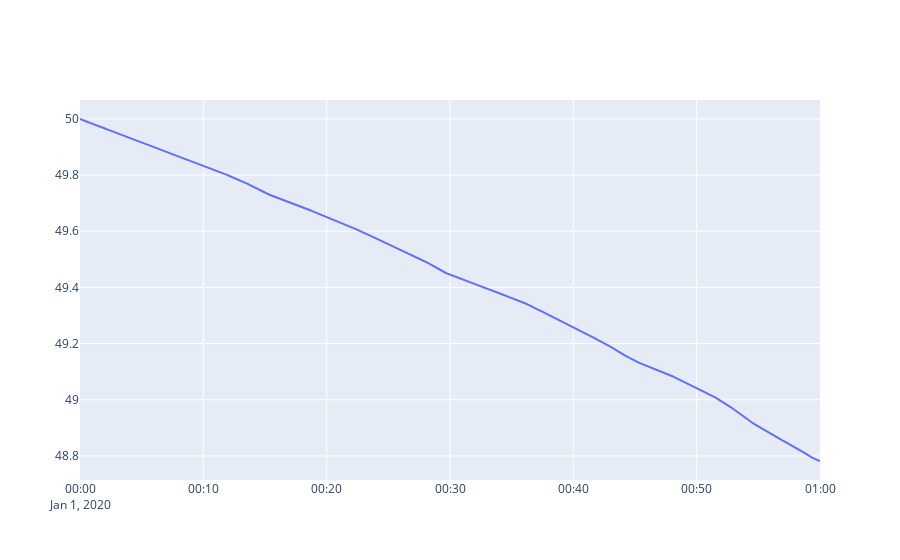

Notebook code cell kept with this figure:
### Code cell
SOC_fig= go.Figure()
SOC_fig.add_trace(go.Line(y=testhorizon['SOC'], x=testhorizon.index, 
                    name='Battery SOC'))
SOC_fig.show()

### Figure 1 — Plotly figure (JSON) as saved in the notebook; plotly's stock layout.template omitted (floating-point values rounded to 4 significant figures; data arrays with more than 128 entries replaced by an {"elided": "..."} marker saying what was removed)
{"data": [{"name": "Battery SOC", "type": "scatter", "x": {"elided": "3601 str values"}, "y": {"elided": "3601 float values"}}], "layout": {"autosize": true, "xaxis": {"autorange": true, "range": ["2020-01-01", "2020-01-01 01:00"], "type": "date"}, "yaxis": {"autorange": true, "range": [48.71, 50.07], "type": "linear"}}}
